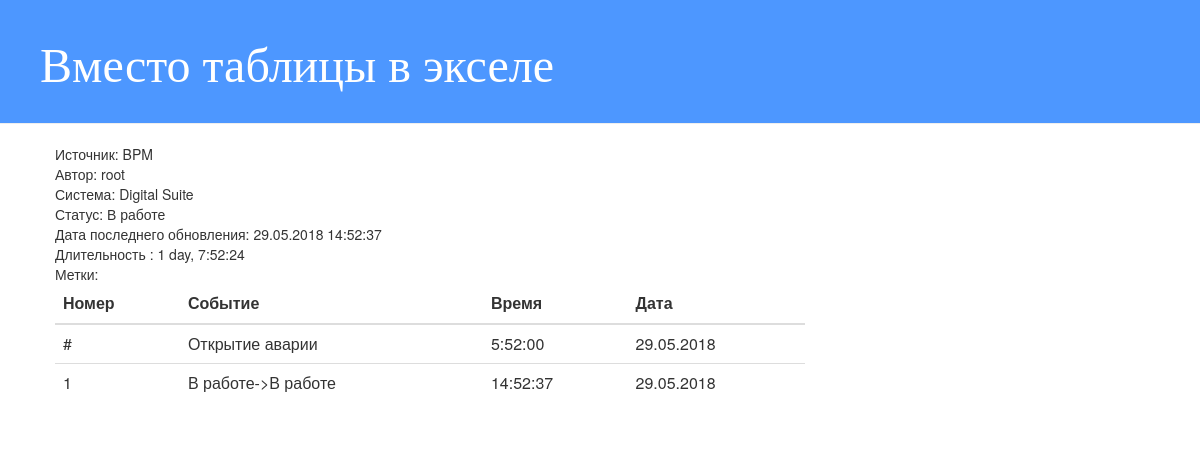
Page /accident_detail/5 on the earlier database version.
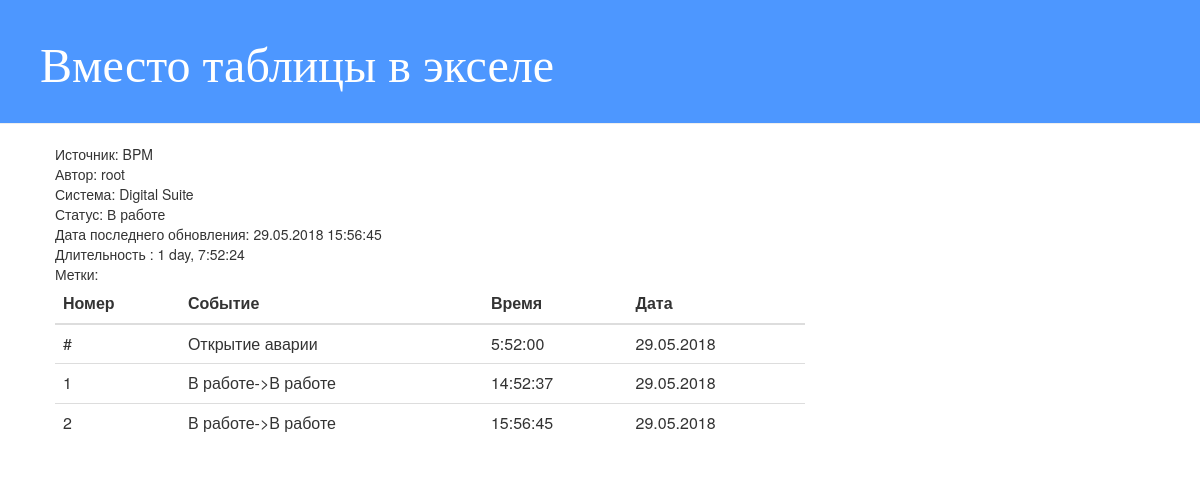
Same page on the later database version.
### accident/models.py (models this page shows, shortened)
class Accident(models.Model):
    author = models.ForeignKey('auth.User', on_delete=models.PROTECT)
    headline = models.CharField(max_length=200, verbose_name='заголовок')
    text = models.TextField(verbose_name='Описание аварии')
    system = models.ForeignKey(
        'System', on_delete=models.PROTECT, verbose_name='Система')
    created_date = models.DateTimeField(default=timezone.now)
    update_date = models.DateTimeField(blank=True, null=True)
    tag_var = models.TextField(blank=True)
    status = models.ForeignKey(
        'Status', on_delete=models.PROTECT, verbose_name='Статус', default=1)
    causes = models.TextField(null=True, blank=True, verbose_name='Влияние')
    step = models.TextField(null=True, blank=True)
    source = models.ForeignKey(
        'Source', on_delete=models.PROTECT, null=True, verbose_name='Источник')

class Source(models.Model):
    headline = models.TextField()
    comment = models.TextField(null=True, blank=True)
    def __str__(self):
        return self.headline

class System(models.Model):
    name = models.CharField(max_length=50)
    def __str__(self):
        return self.name

class Status(models.Model):
    headline = models.CharField(max_length=20)
    comment = models.TextField(null=True)
    end_point = models.BooleanField(default=False)
    def __str__(self):
        return self.headline

class Events(models.Model):
    date_time = models.DateTimeField(default=timezone.now)
    event = models.TextField(verbose_name='Действие', null=True)
    accident = models.ForeignKey('Accident', on_delete=models.CASCADE,verbose_name='')

### accident/views.py (the view)
# urls.py: path('accident_detail/<int:pk>', views.accident_detail, name='accident_detail'),
def accident_detail(request, pk):
    accident = get_object_or_404(Accident, pk=pk)
    events = Events.objects.filter(accident=pk).order_by('date_time')
    tag = Tag.objects.filter(accident=pk)
    last_date = events.aggregate(Max('date_time'))
    context = {'events': events, 'tag': tag,
               'accident': accident, 'last_date': last_date}
    return render(request, 'accident/accident_detail.html', context)

### accident/templatetags/accident_extras.py (called while the page is built)
def diff_date(value, arg=None):
    if arg is None:
        time_end = timezone.now()
    else:
        time_end = arg
    time_begin = value
    on_delay = time_end - time_begin
    return on_delay

### accident/templates/accident/accident_detail.html (shortened to what this page needs)
{% extends 'accident/base.html' %}
{% block content %}
        Источник: {{ accident.source }}<br>
        Автор: {{ accident.author }}<br>
        Система: {{ accident.system }}<br>
        Статус: {{ accident.status }}<br>
        Дата последнего обновления: {{ last_date.date_time__max|date:"d.m.Y G:i:s" }}<br>
        {% load accident_extras %}
        Длительность :
        {% if accident.status.end_point %}
            {{ accident.created_date|diff_date:last_date.date_time__max }}
        {% else %}
            {{ accident.created_date|diff_date }}
        {% endif %}
        <br>
    Метки:
    <table border="0" class="table">
    	<thead>
    		<tr>
    			<th>
    				Номер
    			</th>
        		<th>
        			Событие
        		</th>
        		<th>
        			Время
        		</th>
                <th>
                    Дата
                </th>
        	</tr>
    	</thead>
            <tr>
                <td>#</td>
                <td>Открытие аварии</td>
                <td>{{ accident.created_date|date:"G:i:s" }}</td>
                <td>{{ accident.created_date|date:"d.m.Y" }}</td>
             </tr>
        {% for post in events %}
        	<tr>
        		<td>{{ forloop.counter }}</td>
        		<td>
        			{{ post.event }}
        		</td>
        		<td>
        			{{ post.date_time|date:"G:i:s" }}
        		</td>
                <td>
                    {{ post.date_time|date:"d.m.Y" }}
                </td>
        	</tr>
        {% endfor %}
        </table>
{% endblock %}

### accident/templates/accident/base.html (shortened to what this page needs)
{% load staticfiles %}
<html>
    <head>
        <link rel="stylesheet" href="//maxcdn.bootstrapcdn.com/bootstrap/3.2.0/css/bootstrap.min.css">
        <link rel="stylesheet" href="//maxcdn.bootstrapcdn.com/bootstrap/3.2.0/css/bootstrap-theme.min.css">
        <link rel="stylesheet" href="{% static 'css/blog.css' %}">
    </head>
    <body>
        <div class="page-header">
            <h1><a href="/">Вместо таблицы в экселе</a></h1>
        </div>
        <div class="content container">
            <div class="row">
                <div class="col-md-8">
                    {% block content %}
                    {% endblock %}
                </div>
            </div>
        </div>
    </body>
</html>

### accident/static/css/blog.css (style rules this page uses)
.page-header { background-color: #4d97ff; margin-top: 0; padding: 20px 20px 20px 40px; }
.page-header h1, .page-header h1 a, .page-header h1 a:visited, .page-header h1 a:active { color: #ffffff; font-size: 36pt; text-decoration: none; }
.content { margin-left: 40px; }
h1, h2, h3, h4 { font-family: 'Tahoma', cursive; }

Differences in the rows shown:
added Events: event "В работе->В работе", date_time "15:56:45", date_time "29.05.2018"
Other differences:
{{ last_date.date_time__max|date:"d.m.Y G:i:s" }}: "29.05.2018 14:52:37" → "29.05.2018 15:56:45"
